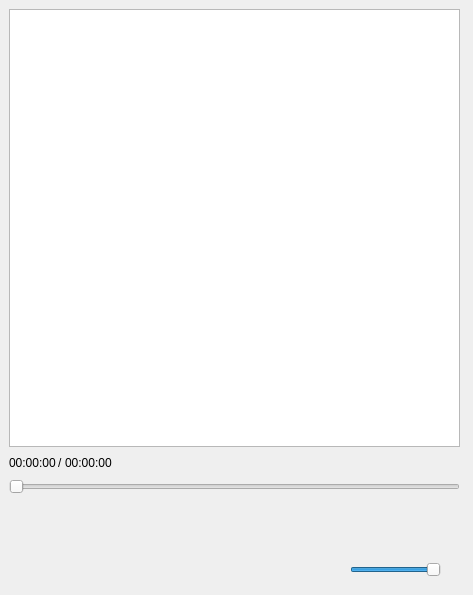
<?xml version="1.0" encoding="UTF-8"?>
<ui version="4.0">
 <class>VideoPlayer</class>
 <widget class="QWidget" name="VideoPlayer">
  <property name="geometry">
   <rect>
    <x>0</x>
    <y>0</y>
    <width>473</width>
    <height>595</height>
   </rect>
  </property>
  <property name="windowTitle">
   <string>MusicPlayer</string>
  </property>
  <property name="styleSheet">
   <string notr="true">QPushButton
{
	min-width:32px;
	min-height:32px;
	max-width:32px;
	max-height:32px;
	
	border:none;
}

QPushButton:hover
{
	background-color:rgb(160,160,160);
}</string>
  </property>
  <widget class="QSlider" name="volumeBar">
   <property name="enabled">
    <bool>true</bool>
   </property>
   <property name="geometry">
    <rect>
     <x>350</x>
     <y>560</y>
     <width>91</width>
     <height>20</height>
    </rect>
   </property>
   <property name="toolTip">
    <string>音量条</string>
   </property>
   <property name="styleSheet">
    <string notr="true">QSlider#volumeBar {
    min-height: 20px; /* 确保隐藏时仍占据空间，避免布局跳动 */
}</string>
   </property>
   <property name="maximum">
    <number>100</number>
   </property>
   <property name="value">
    <number>100</number>
   </property>
   <property name="sliderPosition">
    <number>100</number>
   </property>
   <property name="orientation">
    <enum>Qt::Orientation::Horizontal</enum>
   </property>
  </widget>
  <widget class="QWidget" name="layoutWidget">
   <property name="geometry">
    <rect>
     <x>9</x>
     <y>9</y>
     <width>451</width>
     <height>541</height>
    </rect>
   </property>
   <layout class="QGridLayout" name="gridLayout">
    <item row="0" column="0">
     <widget class="QListView" name="musicListView">
      <property name="editTriggers">
       <set>QAbstractItemView::EditTrigger::NoEditTriggers</set>
      </property>
     </widget>
    </item>
    <item row="1" column="0">
     <layout class="QHBoxLayout" name="horizontalLayout_2">
      <property name="spacing">
       <number>2</number>
      </property>
      <item>
       <widget class="QLabel" name="playDurLab">
        <property name="text">
         <string>00:00:00</string>
        </property>
       </widget>
      </item>
      <item>
       <widget class="QLabel" name="label_3">
        <property name="text">
         <string>/</string>
        </property>
       </widget>
      </item>
      <item>
       <widget class="QLabel" name="durationLab">
        <property name="text">
         <string>00:00:00</string>
        </property>
       </widget>
      </item>
      <item>
       <spacer name="horizontalSpacer">
        <property name="orientation">
         <enum>Qt::Orientation::Horizontal</enum>
        </property>
        <property name="sizeHint" stdset="0">
         <size>
          <width>40</width>
          <height>20</height>
         </size>
        </property>
       </spacer>
      </item>
     </layout>
    </item>
    <item row="2" column="0">
     <widget class="QSlider" name="playSlider">
      <property name="toolTip">
       <string>播放进度条</string>
      </property>
      <property name="orientation">
       <enum>Qt::Orientation::Horizontal</enum>
      </property>
     </widget>
    </item>
    <item row="3" column="0">
     <widget class="QWidget" name="widget" native="true">
      <layout class="QHBoxLayout" name="horizontalLayout">
       <item>
        <widget class="QPushButton" name="openDirBtn">
         <property name="toolTip">
          <string>打开文件夹</string>
         </property>
         <property name="text">
          <string/>
         </property>
         <property name="icon">
          <iconset resource="Resource.qrc">
           <normaloff>:/Resource/openDir.png</normaloff>:/Resource/openDir.png</iconset>
         </property>
        </widget>
       </item>
       <item>
        <widget class="QPushButton" name="prevBtn">
         <property name="toolTip">
          <string>上一项</string>
         </property>
         <property name="text">
          <string/>
         </property>
         <property name="icon">
          <iconset resource="Resource.qrc">
           <normaloff>:/Resource/prevSong.png</normaloff>:/Resource/prevSong.png</iconset>
         </property>
        </widget>
       </item>
       <item>
        <widget class="QPushButton" name="playBtn">
         <property name="toolTip">
          <string>播放</string>
         </property>
         <property name="text">
          <string/>
         </property>
        </widget>
       </item>
       <item>
        <widget class="QPushButton" name="nextBtn">
         <property name="toolTip">
          <string>下一项</string>
         </property>
         <property name="text">
          <string/>
         </property>
         <property name="icon">
          <iconset resource="Resource.qrc">
           <normaloff>:/Resource/nextSong.png</normaloff>:/Resource/nextSong.png</iconset>
         </property>
        </widget>
       </item>
       <item>
        <widget class="QPushButton" name="volumeBtn">
         <property name="toolTip">
          <string>音量</string>
         </property>
         <property name="styleSheet">
          <string notr="true">QPushButton#volumeBtn:hover + QSlider#volumeBar {
    visibility: visible;
}</string>
         </property>
         <property name="text">
          <string/>
         </property>
         <property name="icon">
          <iconset resource="Resource.qrc">
           <normaloff>:/Resource/volume.png</normaloff>:/Resource/volume.png</iconset>
         </property>
        </widget>
       </item>
      </layout>
     </widget>
    </item>
   </layout>
  </widget>
 </widget>
 <resources>
  <include location="Resource.qrc"/>
 </resources>
 <connections/>
</ui>
